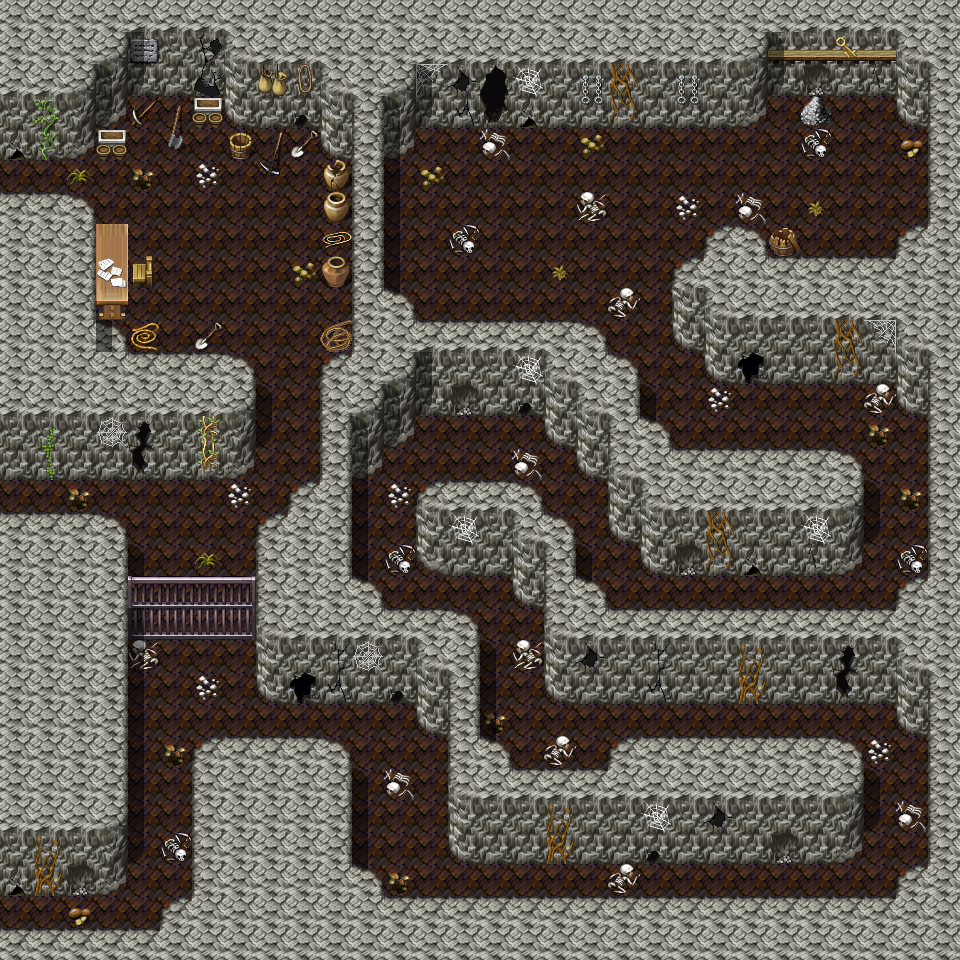

This is a level from a 2D game, rendered from its Tiled map with the project's own tilesets. A one-line summary and the map file follow, with tile-layer data summarised:
An orthogonal 30x30 tile map with 32x32 px tiles, 3 tile layers (Ground, Objects, Above), 5 hidden layers not drawn, 61 tilesets and 27 objects (14x spawn, 5x script, 3x mapchange, 3x replace, 2x key).

<map version="1.2" tiledversion="1.3.0" orientation="orthogonal" renderorder="right-down" compressionlevel="0" width="30" height="30" tilewidth="32" tileheight="32" infinite="0" nextlayerid="13" nextobjectid="36">
 <tileset firstgid="1" name="map_bed_1" tilewidth="32" tileheight="32" tilecount="128" columns="16">
  <image source="../drawable/map_bed_1.png" width="512" height="256" />
 </tileset>
 <tileset firstgid="129" name="map_border_1" tilewidth="32" tileheight="32" tilecount="128" columns="16">
  <image source="../drawable/map_border_1.png" width="512" height="256" />
 </tileset>
 <tileset firstgid="257" name="map_bridge_1" tilewidth="32" tileheight="32" tilecount="128" columns="16">
  <image source="../drawable/map_bridge_1.png" width="512" height="256" />
 </tileset>
 <tileset firstgid="385" name="map_bridge_2" tilewidth="32" tileheight="32" tilecount="128" columns="16">
  <image source="../drawable/map_bridge_2.png" width="512" height="256" />
 </tileset>
 <tileset firstgid="513" name="map_broken_1" tilewidth="32" tileheight="32" tilecount="128" columns="16">
  <image source="../drawable/map_broken_1.png" width="512" height="256" />
 </tileset>
 <tileset firstgid="641" name="map_cavewall_1" tilewidth="32" tileheight="32" tilecount="108" columns="18">
  <image source="../drawable/map_cavewall_1.png" width="576" height="192" />
 </tileset>
 <tileset firstgid="749" name="map_cavewall_2" tilewidth="32" tileheight="32" tilecount="108" columns="18">
  <image source="../drawable/map_cavewall_2.png" width="576" height="192" />
 </tileset>
 <tileset firstgid="857" name="map_cavewall_3" tilewidth="32" tileheight="32" tilecount="108" columns="18">
  <image source="../drawable/map_cavewall_3.png" width="576" height="192" />
 </tileset>
 <tileset firstgid="965" name="map_cavewall_4" tilewidth="32" tileheight="32" tilecount="108" columns="18">
  <image source="../drawable/map_cavewall_4.png" width="576" height="192" />
 </tileset>
 <tileset firstgid="1073" name="map_chair_table_1" tilewidth="32" tileheight="32" tilecount="128" columns="16">
  <image source="../drawable/map_chair_table_1.png" width="512" height="256" />
 </tileset>
 <tileset firstgid="1201" name="map_chair_table_2" tilewidth="32" tileheight="32" tilecount="128" columns="16">
  <image source="../drawable/map_chair_table_2.png" width="512" height="256" />
 </tileset>
 <tileset firstgid="1329" name="map_crate_1" tilewidth="32" tileheight="32" tilecount="128" columns="16">
  <image source="../drawable/map_crate_1.png" width="512" height="256" />
 </tileset>
 <tileset firstgid="1457" name="map_cupboard_1" tilewidth="32" tileheight="32" tilecount="128" columns="16">
  <image source="../drawable/map_cupboard_1.png" width="512" height="256" />
 </tileset>
 <tileset firstgid="1585" name="map_curtain_1" tilewidth="32" tileheight="32" tilecount="128" columns="16">
  <image source="../drawable/map_curtain_1.png" width="512" height="256" />
 </tileset>
 <tileset firstgid="1713" name="map_entrance_1" tilewidth="32" tileheight="32" tilecount="128" columns="16">
  <image source="../drawable/map_entrance_1.png" width="512" height="256" />
 </tileset>
 <tileset firstgid="1841" name="map_entrance_2" tilewidth="32" tileheight="32" tilecount="128" columns="16">
  <image source="../drawable/map_entrance_2.png" width="512" height="256" />
 </tileset>
 <tileset firstgid="1969" name="map_fence_1" tilewidth="32" tileheight="32" tilecount="128" columns="16">
  <image source="../drawable/map_fence_1.png" width="512" height="256" />
 </tileset>
 <tileset firstgid="2097" name="map_fence_2" tilewidth="32" tileheight="32" tilecount="128" columns="16">
  <image source="../drawable/map_fence_2.png" width="512" height="256" />
 </tileset>
 <tileset firstgid="2225" name="map_fence_3" tilewidth="32" tileheight="32" tilecount="128" columns="16">
  <image source="../drawable/map_fence_3.png" width="512" height="256" />
 </tileset>
 <tileset firstgid="2353" name="map_fence_4" tilewidth="32" tileheight="32" tilecount="128" columns="16">
  <image source="../drawable/map_fence_4.png" width="512" height="256" />
 </tileset>
 <tileset firstgid="2481" name="map_ground_1" tilewidth="32" tileheight="32" tilecount="128" columns="16">
  <image source="../drawable/map_ground_1.png" width="512" height="256" />
 </tileset>
 <tileset firstgid="2609" name="map_ground_2" tilewidth="32" tileheight="32" tilecount="128" columns="16">
  <image source="../drawable/map_ground_2.png" width="512" height="256" />
 </tileset>
 <tileset firstgid="2737" name="map_ground_3" tilewidth="32" tileheight="32" tilecount="128" columns="16">
  <image source="../drawable/map_ground_3.png" width="512" height="256" />
 </tileset>
 <tileset firstgid="2865" name="map_ground_4" tilewidth="32" tileheight="32" tilecount="128" columns="16">
  <image source="../drawable/map_ground_4.png" width="512" height="256" />
 </tileset>
 <tileset firstgid="2993" name="map_ground_5" tilewidth="32" tileheight="32" tilecount="128" columns="16">
  <image source="../drawable/map_ground_5.png" width="512" height="256" />
 </tileset>
 <tileset firstgid="3121" name="map_ground_6" tilewidth="32" tileheight="32" tilecount="128" columns="16">
  <image source="../drawable/map_ground_6.png" width="512" height="256" />
 </tileset>
 <tileset firstgid="3249" name="map_ground_7" tilewidth="32" tileheight="32" tilecount="128" columns="16">
  <image source="../drawable/map_ground_7.png" width="512" height="256" />
 </tileset>
 <tileset firstgid="3377" name="map_ground_8" tilewidth="32" tileheight="32" tilecount="128" columns="16">
  <image source="../drawable/map_ground_8.png" width="512" height="256" />
 </tileset>
 <tileset firstgid="3505" name="map_house_1" tilewidth="32" tileheight="32" tilecount="128" columns="16">
  <image source="../drawable/map_house_1.png" width="512" height="256" />
 </tileset>
 <tileset firstgid="3633" name="map_house_2" tilewidth="32" tileheight="32" tilecount="128" columns="16">
  <image source="../drawable/map_house_2.png" width="512" height="256" />
 </tileset>
 <tileset firstgid="3761" name="map_indoor_1" tilewidth="32" tileheight="32" tilecount="128" columns="16">
  <image source="../drawable/map_indoor_1.png" width="512" height="256" />
 </tileset>
 <tileset firstgid="3889" name="map_indoor_2" tilewidth="32" tileheight="32" tilecount="128" columns="16">
  <image source="../drawable/map_indoor_2.png" width="512" height="256" />
 </tileset>
 <tileset firstgid="4017" name="map_kitchen_1" tilewidth="32" tileheight="32" tilecount="128" columns="16">
  <image source="../drawable/map_kitchen_1.png" width="512" height="256" />
 </tileset>
 <tileset firstgid="4145" name="map_outdoor_1" tilewidth="32" tileheight="32" tilecount="128" columns="16">
  <image source="../drawable/map_outdoor_1.png" width="512" height="256" />
 </tileset>
 <tileset firstgid="4273" name="map_pillar_1" tilewidth="32" tileheight="32" tilecount="128" columns="16">
  <image source="../drawable/map_pillar_1.png" width="512" height="256" />
 </tileset>
 <tileset firstgid="4401" name="map_pillar_2" tilewidth="32" tileheight="32" tilecount="128" columns="16">
  <image source="../drawable/map_pillar_2.png" width="512" height="256" />
 </tileset>
 <tileset firstgid="4529" name="map_plant_1" tilewidth="32" tileheight="32" tilecount="128" columns="16">
  <image source="../drawable/map_plant_1.png" width="512" height="256" />
 </tileset>
 <tileset firstgid="4657" name="map_plant_2" tilewidth="32" tileheight="32" tilecount="128" columns="16">
  <image source="../drawable/map_plant_2.png" width="512" height="256" />
 </tileset>
 <tileset firstgid="4785" name="map_rock_1" tilewidth="32" tileheight="32" tilecount="128" columns="16">
  <image source="../drawable/map_rock_1.png" width="512" height="256" />
 </tileset>
 <tileset firstgid="4913" name="map_rock_2" tilewidth="32" tileheight="32" tilecount="128" columns="16">
  <image source="../drawable/map_rock_2.png" width="512" height="256" />
 </tileset>
 <tileset firstgid="5041" name="map_roof_1" tilewidth="32" tileheight="32" tilecount="128" columns="16">
  <image source="../drawable/map_roof_1.png" width="512" height="256" />
 </tileset>
 <tileset firstgid="5169" name="map_roof_2" tilewidth="32" tileheight="32" tilecount="128" columns="16">
  <image source="../drawable/map_roof_2.png" width="512" height="256" />
 </tileset>
 <tileset firstgid="5297" name="map_roof_3" tilewidth="32" tileheight="32" tilecount="128" columns="16">
  <image source="../drawable/map_roof_3.png" width="512" height="256" />
 </tileset>
 <tileset firstgid="5425" name="map_shop_1" tilewidth="32" tileheight="32" tilecount="128" columns="16">
  <image source="../drawable/map_shop_1.png" width="512" height="256" />
 </tileset>
 <tileset firstgid="5553" name="map_sign_ladder_1" tilewidth="32" tileheight="32" tilecount="128" columns="16">
  <image source="../drawable/map_sign_ladder_1.png" width="512" height="256" />
 </tileset>
 <tileset firstgid="5681" name="map_table_1" tilewidth="32" tileheight="32" tilecount="128" columns="16">
  <image source="../drawable/map_table_1.png" width="512" height="256" />
 </tileset>
 <tileset firstgid="5809" name="map_trail_1" tilewidth="32" tileheight="32" tilecount="128" columns="16">
  <image source="../drawable/map_trail_1.png" width="512" height="256" />
 </tileset>
 <tileset firstgid="5937" name="map_transition_1" tilewidth="32" tileheight="32" tilecount="128" columns="16">
  <image source="../drawable/map_transition_1.png" width="512" height="256" />
 </tileset>
 <tileset firstgid="6065" name="map_transition_2" tilewidth="32" tileheight="32" tilecount="128" columns="16">
  <image source="../drawable/map_transition_2.png" width="512" height="256" />
 </tileset>
 <tileset firstgid="6193" name="map_transition_3" tilewidth="32" tileheight="32" tilecount="128" columns="16">
  <image source="../drawable/map_transition_3.png" width="512" height="256" />
 </tileset>
 <tileset firstgid="6321" name="map_transition_4" tilewidth="32" tileheight="32" tilecount="128" columns="16">
  <image source="../drawable/map_transition_4.png" width="512" height="256" />
 </tileset>
 <tileset firstgid="6449" name="map_transition_5" tilewidth="32" tileheight="32" tilecount="128" columns="16">
  <image source="../drawable/map_transition_5.png" width="512" height="256" />
 </tileset>
 <tileset firstgid="6577" name="map_tree_1" tilewidth="32" tileheight="32" tilecount="128" columns="16">
  <image source="../drawable/map_tree_1.png" width="512" height="256" />
 </tileset>
 <tileset firstgid="6705" name="map_tree_2" tilewidth="32" tileheight="32" tilecount="128" columns="16">
  <image source="../drawable/map_tree_2.png" width="512" height="256" />
 </tileset>
 <tileset firstgid="6833" name="map_wall_1" tilewidth="32" tileheight="32" tilecount="128" columns="16">
  <image source="../drawable/map_wall_1.png" width="512" height="256" />
 </tileset>
 <tileset firstgid="6961" name="map_wall_2" tilewidth="32" tileheight="32" tilecount="120" columns="15">
  <image source="../drawable/map_wall_2.png" width="480" height="256" />
 </tileset>
 <tileset firstgid="7081" name="map_wall_3" tilewidth="32" tileheight="32" tilecount="120" columns="15">
  <image source="../drawable/map_wall_3.png" width="480" height="256" />
 </tileset>
 <tileset firstgid="7201" name="map_wall_4" tilewidth="32" tileheight="32" tilecount="120" columns="15">
  <image source="../drawable/map_wall_4.png" width="480" height="256" />
 </tileset>
 <tileset firstgid="7321" name="map_window_1" tilewidth="32" tileheight="32" tilecount="128" columns="16">
  <image source="../drawable/map_window_1.png" width="512" height="256" />
 </tileset>
 <tileset firstgid="7449" name="map_window_2" tilewidth="32" tileheight="32" tilecount="128" columns="16">
  <image source="../drawable/map_window_2.png" width="512" height="256" />
 </tileset>
 <tileset firstgid="7577" name="map_rock_1" tilewidth="32" tileheight="32" tilecount="128" columns="16">
  <image source="../drawable/map_rock_1.png" width="512" height="256" />
 </tileset>
 <layer id="1" name="Ground" width="30" height="30">
  <data>[900 cells, 900 non-empty, 14 distinct tile ids]</data>
 </layer>
 <layer id="2" name="Objects" width="30" height="30">
  <data>[900 cells, 194 non-empty, 75 distinct tile ids]</data>
 </layer>
 <layer id="3" name="Objects2" width="30" height="30" visible="0">
  <data>[900 cells, 13 non-empty, 13 distinct tile ids]</data>
 </layer>
 <layer id="4" name="Above" width="30" height="30">
  <data>[900 cells, 61 non-empty, 10 distinct tile ids]</data>
 </layer>
 <layer id="5" name="Above2" width="30" height="30" visible="0">
  <data>[900 cells, 3 non-empty, 3 distinct tile ids]</data>
 </layer>
 <layer id="6" name="Top" width="30" height="30" visible="0">
  <data>[900 cells, 5 non-empty, 3 distinct tile ids]</data>
 </layer>
 <layer id="7" name="Walkable" width="30" height="30" visible="0">
  <data>[900 cells, 584 non-empty, 1 distinct tile ids]</data>
 </layer>
 <layer id="8" name="Walkable2" width="30" height="30" visible="0">
  <data>[900 cells, 15 non-empty, 1 distinct tile ids]</data>
 </layer>
 <objectgroup id="9" name="Mapevents" visible="0">
  <object id="1" name="west1" type="mapchange" x="0" y="896" width="32" height="32">
   <properties>
    <property name="map" value="lakecave0" />
    <property name="place" value="east" />
   </properties>
  </object>
  <object id="2" name="west2" type="mapchange" x="0" y="480" width="32" height="32">
   <properties>
    <property name="map" value="lakecave1" />
    <property name="place" value="east1" />
   </properties>
  </object>
  <object id="3" name="west3" type="mapchange" x="0" y="160" width="32" height="32">
   <properties>
    <property name="map" value="lakecave1" />
    <property name="place" value="east2" />
   </properties>
  </object>
  <object id="4" name="script_grow_lakecave1_damerilias_0" type="script" x="32" y="160" width="32" height="32">
   <properties>
    <property name="when" value="step" />
   </properties>
  </object>
  <object id="5" name="script_grow_lakecave1_damerilias_0" type="script" x="32" y="480" width="32" height="32">
   <properties>
    <property name="when" value="step" />
   </properties>
  </object>
  <object id="33" name="lakecave2_script_keycheck3" type="script" x="864" y="96" width="32" height="32" />
  <object id="19" name="lakecave2_script_keycheck1" type="script" x="640" y="64" width="288" height="160" />
  <object id="35" name="script_lakecave_cleared" type="script" x="32" y="96" width="896" height="832">
   <properties>
    <property name="when" value="step" />
   </properties>
  </object>
 </objectgroup>
 <objectgroup id="10" name="Spawn" visible="0">
  <object id="6" name="lakecave2_1" type="spawn" x="64" y="96" width="288" height="512">
   <properties>
    <property name="quantity" value="2" />
    <property name="spawngroup" value="scorpion_1" />
   </properties>
  </object>
  <object id="7" name="lakecave2_2" type="spawn" x="864" y="128" width="64" height="64">
   <properties>
    <property name="spawngroup" value="cave_troll_5" />
   </properties>
  </object>
  <object id="8" name="lakecave2_3" type="spawn" x="640" y="352" width="64" height="32">
   <properties>
    <property name="quantity" value="2" />
    <property name="spawngroup" value="cave_troll_3" />
   </properties>
  </object>
  <object id="9" name="lakecave2_4" type="spawn" x="864" y="480" width="64" height="32">
   <properties>
    <property name="quantity" value="2" />
    <property name="spawngroup" value="cave_troll_3" />
   </properties>
  </object>
  <object id="10" name="lakecave2_5" type="spawn" x="384" y="96" width="416" height="256">
   <properties>
    <property name="quantity" value="2" />
    <property name="spawngroup" value="cave_troll_4" />
   </properties>
  </object>
  <object id="11" name="lakecave2_6" type="spawn" x="384" y="128" width="288" height="224">
   <properties>
    <property name="quantity" value="2" />
    <property name="spawngroup" value="cave_troll_2" />
   </properties>
  </object>
  <object id="12" name="lakecave2_7" type="spawn" x="672" y="97" width="128" height="160">
   <properties>
    <property name="quantity" value="2" />
    <property name="spawngroup" value="cave_troll_3" />
   </properties>
  </object>
  <object id="13" name="lakecave2_8" type="spawn" x="352" y="416" width="576" height="128">
   <properties>
    <property name="quantity" value="2" />
    <property name="spawngroup" value="cave_troll_4" />
   </properties>
  </object>
  <object id="14" name="lakecave2_9" type="spawn" x="64" y="608" width="864" height="320">
   <properties>
    <property name="quantity" value="3" />
    <property name="spawngroup" value="cave_troll_2" />
   </properties>
  </object>
  <object id="15" name="lakecave2_10" type="spawn" x="320" y="384" width="608" height="160">
   <properties>
    <property name="spawngroup" value="cave_troll_3" />
   </properties>
  </object>
  <object id="16" name="lakecave2_11" type="spawn" x="128" y="800" width="64" height="32">
   <properties>
    <property name="quantity" value="2" />
    <property name="spawngroup" value="cave_troll_3" />
   </properties>
  </object>
  <object id="17" name="lakecave2_12" type="spawn" x="352" y="608" width="576" height="288">
   <properties>
    <property name="quantity" value="2" />
    <property name="spawngroup" value="cave_troll_4" />
   </properties>
  </object>
  <object id="18" name="lakecave2_13" type="spawn" x="448" y="544" width="416" height="64">
   <properties>
    <property name="spawngroup" value="cave_troll_3" />
   </properties>
  </object>
  <object id="30" name="caeda" type="spawn" x="96" y="128" width="256" height="256">
   <properties>
    <property name="active" value="false" />
    <property name="ignoreAreas" value="true" />
   </properties>
  </object>
 </objectgroup>
 <objectgroup id="11" name="Keys" visible="0">
  <object id="29" name="lakecave2_key_check1" type="key" x="832" y="64" width="32" height="32">
   <properties>
    <property name="phrase" value="lakecave2_key_check1" />
    <property name="requireId" value="cave_troll_5" />
    <property name="requireType" value="killedMonster" />
    <property name="requireValue" value="1" />
   </properties>
  </object>
  <object id="31" name="lakecave2_key_check2" type="key" x="832" y="32" width="32" height="32">
   <properties>
    <property name="phrase" value="lakecave2_key_check2" />
    <property name="requireId" value="base_nondisplay" />
    <property name="requireType" value="questProgress" />
    <property name="requireValue" value="2" />
   </properties>
  </object>
 </objectgroup>
 <objectgroup id="12" name="Replace" visible="0">
  <object id="23" name="board" type="replace" x="768" y="32" width="128" height="128">
   <properties>
    <property name="Above" value="Above2" />
    <property name="Objects" value="Objects2" />
    <property name="Walkable" value="Walkable2" />
    <property name="requireId" value="stn_nondisplay" />
    <property name="requireType" value="questProgress" />
    <property name="requireValue" value="211" />
   </properties>
  </object>
  <object id="34" name="key_taken" type="replace" x="864" y="96" width="32" height="32">
   <properties>
    <property name="Above" value="Top" />
    <property name="requireId" value="stn_nondisplay" />
    <property name="requireType" value="questProgress" />
    <property name="requireValue" value="212" />
   </properties>
  </object>
  <object id="29" name="caedas_bed" type="replace" x="256" y="96" width="96" height="96">
   <properties>
    <property name="Objects" value="Objects2" />
    <property name="Walkable" value="Walkable2" />
    <property name="requireId" value="stn_nondisplay" />
    <property name="requireType" value="questProgress" />
    <property name="requireValue" value="205" />
   </properties>
  </object>
 </objectgroup>
</map>
